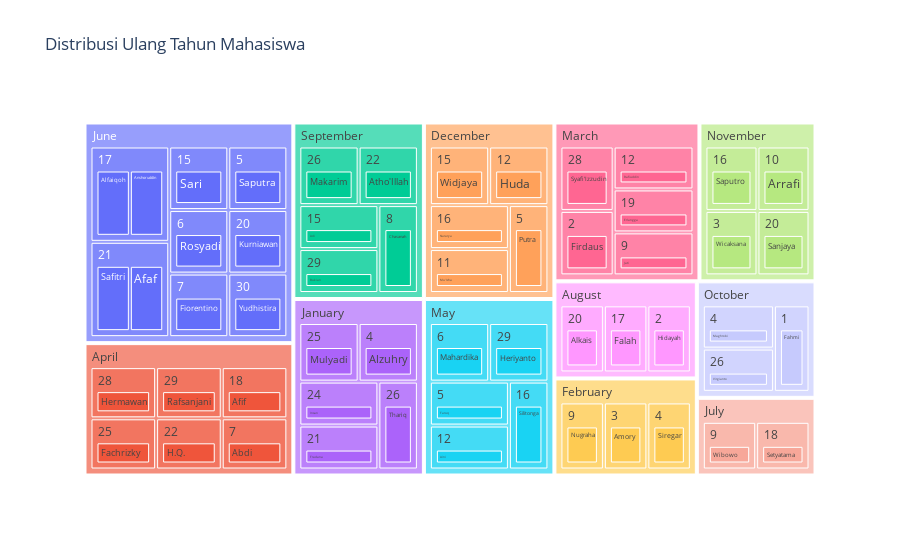

This figure's notebook cell:
### Code cell
fig = px.treemap(
    df,
    path=["Bulan", "Tanggal", "Nama"],
    title="Distribusi Ulang Tahun Mahasiswa"
)

fig.show()

### Figure 1 — Plotly figure (JSON) as saved in the notebook; plotly's stock layout.template omitted (floating-point values rounded to 4 significant figures)
{"data": [{"branchvalues": "total", "domain": {"x": [0, 1], "y": [0, 1]}, "hovertemplate": "labels=%{label}<br>count=%{value}<br>parent=%{parent}<br>id=%{id}<extra></extra>", "ids": ["August/20/Alkais", "September/26/Makarim", "July/9/Wibowo", "April/28/Hermawan", "June/15/Sari", "January/25/Mulyadi", "June/17/Alfaiqoh", "September/22/Atho'Illah", "February/9/Nugraha", "June/21/Safitri", "September/15/Adi", "December/15/Widjaya", "November/16/Saputro", "February/3/Amory", "October/4/Maghrobi", "May/6/Mahardika", "November/10/Arrafi", "April/25/Fachrizky", "June/17/Anshoruddin", "February/4/Siregar", "June/5/Saputra", "September/29/Bukian", "December/12/Huda", "October/26/Virgianto", "September/8/Chasanah", "August/17/Falah", "December/16/Nararya", "June/6/Rosyadi", "June/20/Kurniawan", "March/28/Syafi'Izzudin", "March/2/Firdaus", "April/29/Rafsanjani", "April/22/H.Q.", "November/3/Wicaksana", "August/2/Hidayah", "October/1/Fahmi", "March/12/Rafiuddin", "July/18/Setyatama", "June/7/Fiorentino", "May/29/Heriyanto", "May/5/Faruq", "December/11/Mu'Izha", "March/19/Erlangga", "April/18/Afif", "January/4/Alzuhry", "June/21/Afaf", "January/24/Insan", "April/7/Abdi", "May/12/Aini", "January/21/Fradana", "March/9/Jati", "January/26/Thariq", "May/16/Silitonga", "November/20/Sanjaya", "December/5/Putra", "June/30/Yudhistira", "August/20", "September/26", "July/9", "April/28", "June/15", "January/25", "June/17", "September/22", "February/9", "June/21", "September/15", "December/15", "November/16", "February/3", "October/4", "May/6", "November/10", "April/25", "February/4", "June/5", "September/29", "December/12", "October/26", "September/8", "August/17", "December/16", "June/6", "June/20", "March/28", "March/2", "April/29", "April/22", "November/3", "August/2", "October/1", "March/12", "July/18", "June/7", "May/29", "May/5", "December/11", "March/19", "April/18", "January/4", "January/24", "April/7", "May/12", "January/21", "March/9", "January/26", "May/16", "November/20", "December/5", "June/30", "August", "September", "July", "April", "June", "January", "February", "December", "November", "October", "May", "March"], "labels": ["Alkais", "Makarim", "Wibowo", "Hermawan", "Sari", "Mulyadi", "Alfaiqoh", "Atho'Illah", "Nugraha", "Safitri", "Adi", "Widjaya", "Saputro", "Amory", "Maghrobi", "Mahardika", "Arrafi", "Fachrizky", "Anshoruddin", "Siregar", "Saputra", "Bukian", "Huda", "Virgianto", "Chasanah", "Falah", "Nararya", "Rosyadi", "Kurniawan", "Syafi'Izzudin", "Firdaus", "Rafsanjani", "H.Q.", "Wicaksana", "Hidayah", "Fahmi", "Rafiuddin", "Setyatama", "Fiorentino", "Heriyanto", "Faruq", "Mu'Izha", "Erlangga", "Afif", "Alzuhry", "Afaf", "Insan", "Abdi", "Aini", "Fradana", "Jati", "Thariq", "Silitonga", "Sanjaya", "Putra", "Yudhistira", "20", "26", "9", "28", "15", "25", "17", "22", "9", "21", "15", "15", "16", "3", "4", "6", "10", "25", "4", "5", "29", "12", "26", "8", "17", "16", "6", "20", "28", "2", "29", "22", "3", "2", "1", "12", "18", "7", "29", "5", "11", "19", "18", "4", "24", "7", "12", "21", "9", "26", "16", "20", "5", "30", "August", "September", "July", "April", "June", "January", "February", "December", "November", "October", "May", "March"], "name": "", "parents": ["August/20", "September/26", "July/9", "April/28", "June/15", "January/25", "June/17", "September/22", "February/9", "June/21", "September/15", "December/15", "November/16", "February/3", "October/4", "May/6", "November/10", "April/25", "June/17", "February/4", "June/5", "September/29", "December/12", "October/26", "September/8", "August/17", "December/16", "June/6", "June/20", "March/28", "March/2", "April/29", "April/22", "November/3", "August/2", "October/1", "March/12", "July/18", "June/7", "May/29", "May/5", "December/11", "March/19", "April/18", "January/4", "June/21", "January/24", "April/7", "May/12", "January/21", "March/9", "January/26", "May/16", "November/20", "December/5", "June/30", "August", "September", "July", "April", "June", "January", "June", "September", "February", "June", "September", "December", "November", "February", "October", "May", "November", "April", "February", "June", "September", "December", "October", "September", "August", "December", "June", "June", "March", "March", "April", "April", "November", "August", "October", "March", "July", "June", "May", "May", "December", "March", "April", "January", "January", "April", "May", "January", "March", "January", "May", "November", "December", "June", "", "", "", "", "", "", "", "", "", "", "", ""], "type": "treemap", "values": [1, 1, 1, 1, 1, 1, 1, 1, 1, 1, 1, 1, 1, 1, 1, 1, 1, 1, 1, 1, 1, 1, 1, 1, 1, 1, 1, 1, 1, 1, 1, 1, 1, 1, 1, 1, 1, 1, 1, 1, 1, 1, 1, 1, 1, 1, 1, 1, 1, 1, 1, 1, 1, 1, 1, 1, 1, 1, 1, 1, 1, 1, 2, 1, 1, 2, 1, 1, 1, 1, 1, 1, 1, 1, 1, 1, 1, 1, 1, 1, 1, 1, 1, 1, 1, 1, 1, 1, 1, 1, 1, 1, 1, 1, 1, 1, 1, 1, 1, 1, 1, 1, 1, 1, 1, 1, 1, 1, 1, 1, 3, 5, 2, 6, 10, 5, 3, 5, 4, 3, 5, 5]}], "layout": {"legend": {"tracegroupgap": 0}, "title": {"text": "Distribusi Ulang Tahun Mahasiswa"}}}
